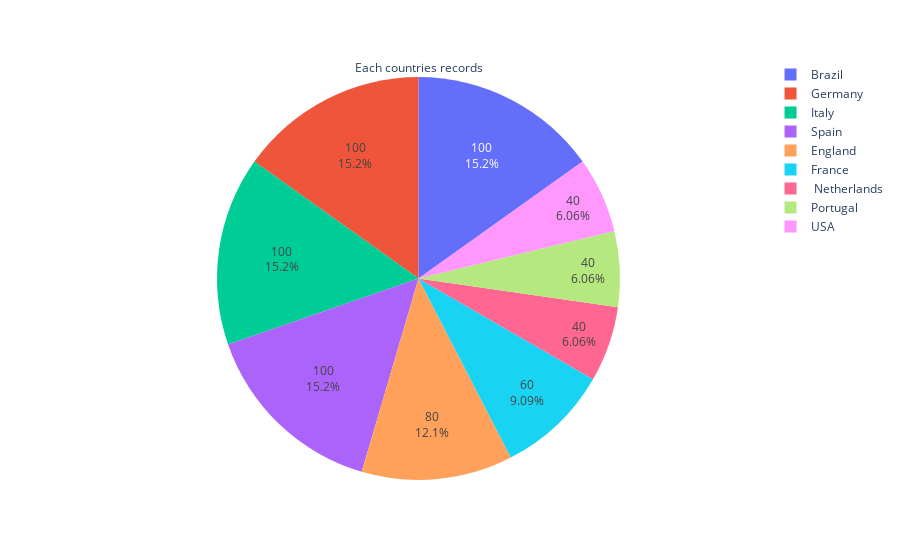

This figure's notebook cell:
### Code cell
fig = px.pie(countries, values='count', names='Country', hover_data=['count'])

fig.update_traces(textposition='inside', textinfo='percent+value', title='Each countries records')

iplot(fig)

### Figure 1 — Plotly figure (JSON) as saved in the notebook; plotly's stock layout.template omitted (floating-point values rounded to 4 significant figures)
{"data": [{"customdata": [[40], [100], [80], [60], [100], [100], [40], [100], [40]], "domain": {"x": [0.0, 1.0], "y": [0.0, 1.0]}, "hovertemplate": "Country=%{label}<br>count=%{customdata[0]}<extra></extra>", "labels": [" Netherlands", "Brazil", "England", "France", "Germany", "Italy", "Portugal ", "Spain", "USA"], "legendgroup": "", "name": "", "showlegend": true, "textinfo": "percent+value", "textposition": "inside", "title": {"text": "Each countries records"}, "type": "pie", "values": [40, 100, 80, 60, 100, 100, 40, 100, 40]}], "layout": {"legend": {"tracegroupgap": 0}, "margin": {"t": 60}}}
